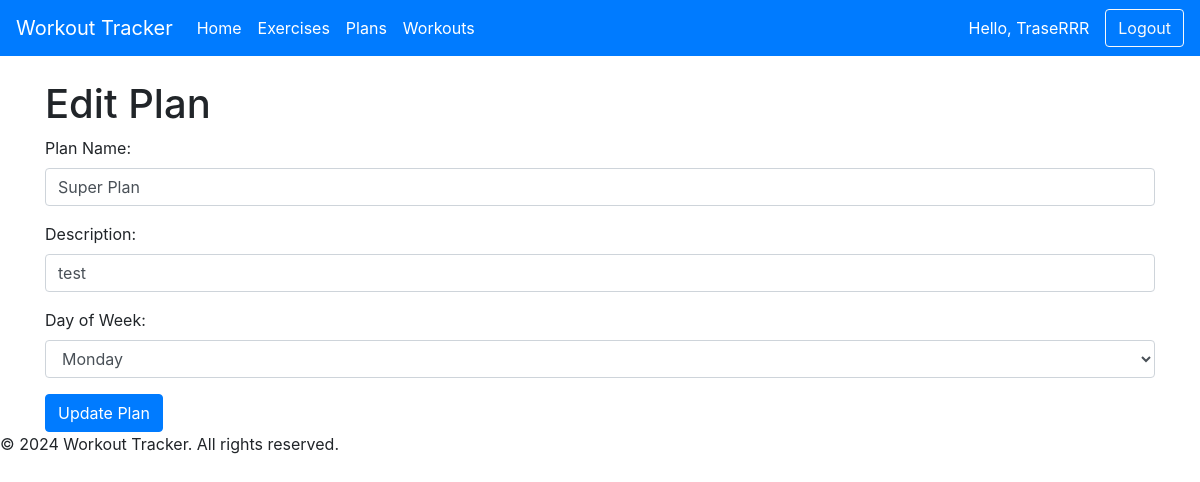
/pages/plans/editPlan.php?ID=5 (signed in), run on the app's committed database.
### tables this page shows
CREATE TABLE `plans` (
  `ID` int(11) NOT NULL,
  `User_ID` int(11) DEFAULT NULL,
  `Name` varchar(255) NOT NULL,
  `Description` text DEFAULT NULL,
  `Day_of_Week` varchar(50) NOT NULL
);

### includes/accesibles.php (called while the page is built, shortened)
<?php
function get($key) {
    return isset($_POST[$key]) ? $_POST[$key] : (isset($_GET[$key]) ? $_GET[$key] : '');
}
function get_safe($key) {
    global $conn;
    return htmlspecialchars(mysqli_real_escape_string($conn, get($key)), ENT_QUOTES, 'UTF-8');
}
?>

### pages/plans/editPlan.php (the view, shortened to what this page needs)
<?php
require_once '../../includes/header.php';
require_once '../../includes/db_connect.php';
require_once '../../includes/accesibles.php';
$userID = $_SESSION['userID'];
function getPlan($ID, $userID) {
    global $conn;
    $stmt = $conn->prepare("SELECT Name, Description, Day_of_Week FROM plans WHERE ID = ? AND User_ID = ?");
    $stmt->bind_param("ii", $ID, $userID);
    $stmt->execute();
    $stmt->bind_result($name, $description, $dayOfWeek);
    return ['name' => $name, 'description' => $description, 'dayOfWeek' => $dayOfWeek];
}
$plan = getPlan(get_safe('ID'), $userID);
?>
<!DOCTYPE html>
<html lang="en">
<head>
    <link rel="stylesheet" href="https://stackpath.bootstrapcdn.com/bootstrap/4.5.2/css/bootstrap.min.css">
    <link rel="stylesheet" href="https://cdnjs.cloudflare.com/ajax/libs/font-awesome/5.15.4/css/all.min.css">
</head>
<body>
    <br>
    <div class="container">
        <h1>Edit Plan</h1>
        <form action="editPlan.php" method="post">
            <div class="form-group">
                <label for="name">Plan Name:</label>
                <input type="text" class="form-control" id="name" name="name" value="<?php echo $plan['name']; ?>" required>
            </div>
            <div class="form-group">
                <label for="description">Description:</label>
                <input type="text" class="form-control" id="description" name="description" value="<?php echo $plan['description']; ?>" required>
            </div>
            <div class="form-group">
                <label for="dayOfWeek">Day of Week:</label>
                <select class="form-control" id="dayOfWeek" name="dayOfWeek" required>
                    <option value="Monday" <?php echo $plan['dayOfWeek'] == 'Monday' ? 'selected' : ''; ?>>Monday</option>
                </select>
            </div>
            <button type="submit" class="btn btn-primary" name="updatePlan">Update Plan</button>
        </form>
    </div>
<footer class="footer">
    <div class="footer-content">
        <p>&copy; 2024 Workout Tracker. All rights reserved.</p>
    </div>
</footer>
</body>
</html>

### data on the page
plans: name "Super Plan", description "test", dayOfWeek "Monday"

### other printed values
$username "TraseRRR"
